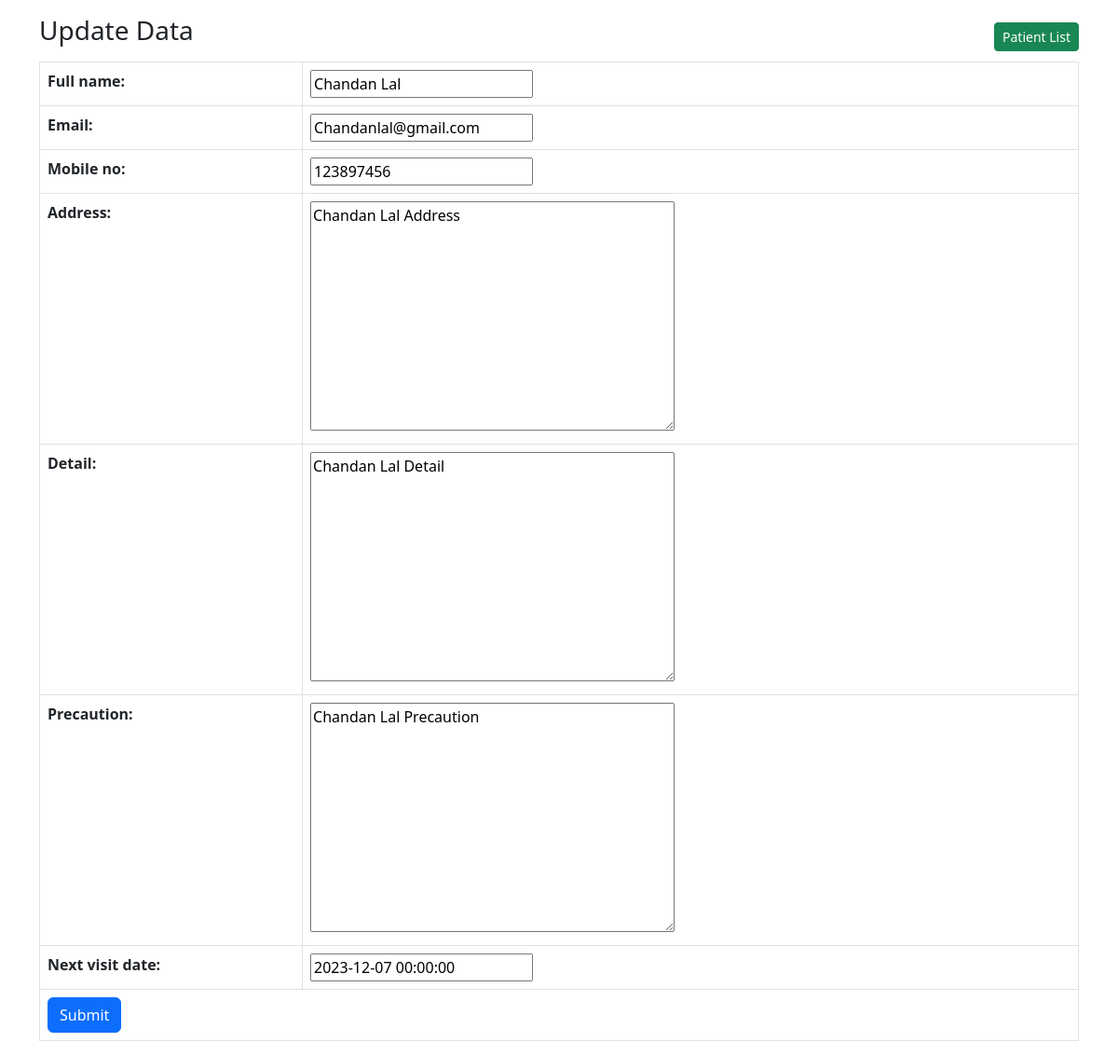
The page /update-patient/4 on the database its author committed.
### main/models.py (models this page shows, shortened)
class Patient(models.Model):
    full_name=models.CharField(max_length=100)
    email=models.CharField(max_length=100)
    mobile_no=models.CharField(max_length=15)
    address=models.TextField()
    detail=models.TextField()
    precaution=models.TextField()
    visit_date=models.DateTimeField(auto_now_add=True)
    next_visit_date=models.DateTimeField()

### main/views.py (the view)
# urls.py: path('update-patient/<int:id>',views.updatePatient,name='update-patient'),
def updatePatient(request, id):
    patient = Patient.objects.get(id=id)
    if request.method == 'POST':
        saveForm = PatientForm(request.POST,instance=patient)
        if saveForm.is_valid():
            saveForm.save()
            messages.success(request, 'Data has been added successfully.')
    form=PatientForm(instance=patient)
    return render(request, 'update-patient.html', {'form': form})

### main/forms.py
class PatientForm(forms.ModelForm):
    class Meta:
        model=Patient
        fields=('full_name','email','mobile_no','address','detail','precaution','next_visit_date')

### main/templates/update-patient.html (shortened to what this page needs)
{% load static %}
<!DOCTYPE html>
<html lang="en">
<head>
    <link rel="stylesheet" href="{% static 'bootstrap.min.css' %}">
</head>
<body>
    <main class="container">
        <h3 class="my-3">Update Data <a href="/" class="float-end btn btn-sm btn-success mt-2">Patient List</a></h3>
        <form method="post" action="">
            <table class="table table-bordered">
                {{form.as_table}}
                <tr>
                    <td colspan="2"><input type="submit" class="btn btn-primary" /></td>
                </tr>
            </table>
        </form>
    </main>
</body>
</html>

### rows shown on the page
Patient: full_name "Chandan Lal", email "Chandanlal@gmail.com", mobile_no "123897456", address "Chandan Lal Address", detail "Chandan Lal Detail", precaution "Chandan Lal Precaution", next_visit_date "2023-12-07 00:00:00"
